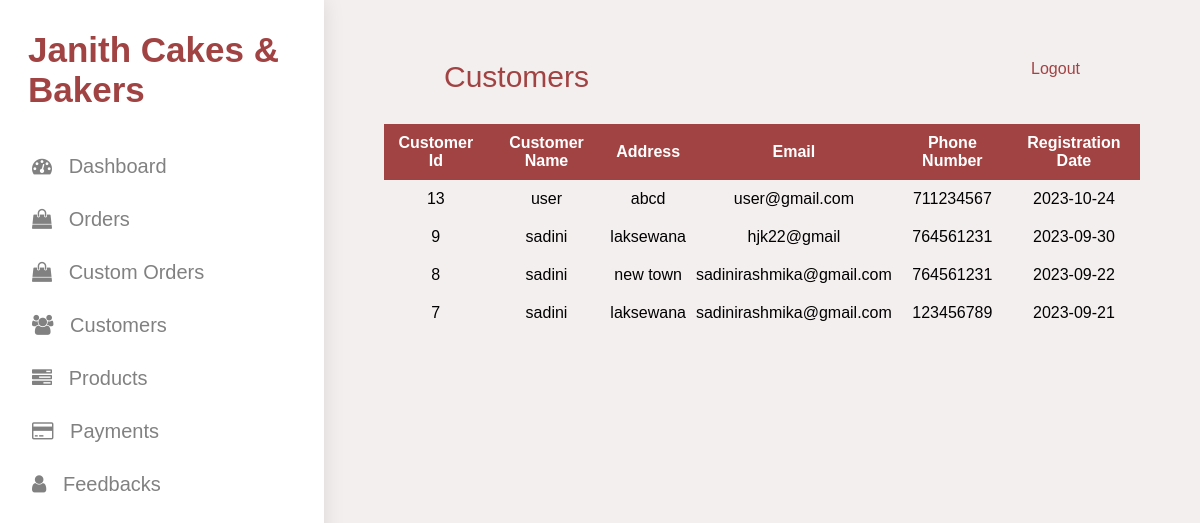
Page /admin/p/customers.php on the committed database.
### tables this page shows
CREATE TABLE `customer` (
  `Customer_Id` int(11) NOT NULL,
  `Customer_Name` varchar(255) NOT NULL,
  `Address` varchar(255) NOT NULL,
  `Email` varchar(255) NOT NULL,
  `Phone_Number` int(11) NOT NULL,
  `Registration_Date` date NOT NULL,
  `Password` varchar(255) NOT NULL
);

### admin/p/customers.php (the view, shortened to what this page needs)
<?php
include("../connect.php");
?>
<!DOCTYPE html>
<html lang="en">
<head>
    <link rel="stylesheet" href="orders.css">
    <link rel="stylesheet" href="https://cdnjs.cloudflare.com/ajax/libs/font-awesome/4.7.0/css/font-awesome.min.css">
</head>
<body>
    <div class="container">
        <div id="sidenav" class="sidenav">
            <p class="logo"> Janith Cakes & Bakers</p>
            <a href="dashboard_p.php" class="icon-a"> <i class="fa fa-dashboard icons"></i>&nbsp;&nbsp; Dashboard </a>
            <a href="orders.php" class="icon-a"> <i class="fa fa-shopping-bag icons"></i>&nbsp;&nbsp; Orders </a>
            <a href="custom_orders.php" class="icon-a"> <i class="fa fa-shopping-bag icons"></i>&nbsp;&nbsp; Custom Orders </a>
            <a href="customers.php" class="icon-a"> <i class="fa fa-users icons"></i>&nbsp;&nbsp; Customers </a>
            <a href="products.php" class="icon-a"> <i class="fa fa-tasks icons"></i>&nbsp;&nbsp; Products </a>
            <a href="view_accepted_orders.php" class="icon-a"> <i class="fa fa-credit-card icons"></i>&nbsp;&nbsp; Payments </a>
            <a href="feedback.php" class="icon-a"> <i class="fa fa-user icons"></i>&nbsp;&nbsp; Feedbacks </a>
        </div>
        <div class="main">
            <div class="col-div-6">
                <span style="font-size: 30px; cursor: pointer; color: rgb(161, 67, 67);" class="nav">Customers</span>
                <a style="color: rgb(161, 67, 67); text-decoration: none;" href="logout.php">Logout</a>
            </div>
            <div class="sub-container">
                <table class="table">
                    <thead>
                        <tr>
                            <th> Customer Id </th>
                            <th> Customer Name </th>
                            <th> Address</th>
                            <th> Email</th>
                            <th> Phone Number </th>
                            <th> Registration Date </th>
                        </tr>
                    </thead>
                    <tbody>
            </div>
        </div>
        <?php
        $quary = "SELECT * FROM customer ORDER BY Customer_Id DESC";
        $run_quary = mysqli_query($con, $quary);
        while ($order_row = mysqli_fetch_assoc($run_quary)) {
            $customer_id = $order_row['Customer_Id'];
            $customer_name = $order_row['Customer_Name'];
            $address = $order_row['Address'];
            $email = $order_row['Email'];
            $phone_number = $order_row['Phone_Number'];
            $registration_date = $order_row['Registration_Date'];
            echo "<tr>
            <td>$customer_id</td>
            <td>$customer_name</td>
            <td>$address</td>
            <td>$email </td>
            <td>$phone_number</td>
            <td>$registration_date</td>
            </tr>";
        }
        ?>
</body>
</html>

### admin/p/orders.css (style rules this page uses)
body { margin: 0px; padding: 0px; background-color: rgb(244, 239, 239); font-family: Arial; }
.container { width: 100%; min-height: 800px; height: auto; display: flex; }
.logo { margin: 0px; margin-left: 28px; margin-right: 10px; font-weight: bold; color: rgb(161, 67, 67); justify-content: center; margin-bottom: 30px; font-size: 35px; }
.sidenav { height: auto; background-color: white; overflow: hidden; transition: 0.5s; padding-top: 30px; box-shadow: 0 0 20px 0px rgba(0, 0, 0, 0.1); flex-basis: 20%; }
.sidenav a { padding: 15px 8px 15px 32px; text-decoration: none; font-size: 20px; color: #818181; display: block; transition: 0.3s; }
.main { padding: 30px; height: auto; flex-basis: 80%; }
.col-div-6 { display: flex; flex-direction: row; justify-content: space-between; padding: 30px 60px; }
.sub-container { width: 100%; height: auto; }
table { width: 100%; border-collapse: collapse; }
thead { width: 100%; }
th { text-align: center; padding: 10px; color: #fff; background: rgb(161, 67, 67); font-weight: bold; }
td { padding: 10px 5px; text-align: center; }
@media only screen and (max-width: 1200px) { .sidenav { height: auto; background-color: white; overflow: hidden; transition: 0.5s; padding-top: 30px; box-shadow: 0 0 20px 0px rgba(0, 0, 0, 0.1); flex-basis: 30%; } }
@media only screen and (max-width: 1200px) { .main { padding: 16px; height: auto; flex-basis: 70%; padding: 30px 60px; display: flex; flex-direction: column; } }
@media only screen and (max-width: 1200px) { .sub-container { display: grid; grid-template-columns: repeat(1, 2fr); justify-items: center; gap: 20px; } }

### rows in the picture
customer: Customer_Id "13", Customer_Name "user", Address "abcd", Email "user@gmail.com", Phone_Number "711234567", Registration_Date "2023-10-24"
customer: Customer_Id "9", Customer_Name "sadini", Address "laksewana", Email "hjk22@gmail", Phone_Number "764561231", Registration_Date "2023-09-30"
customer: Customer_Id "8", Customer_Name "sadini", Address "new town", Email "sadinirashmika@gmail.com", Phone_Number "764561231", Registration_Date "2023-09-22"
customer: Customer_Id "7", Customer_Name "sadini", Address "laksewana", Email "sadinirashmika@gmail.com", Phone_Number "123456789", Registration_Date "2023-09-21"
